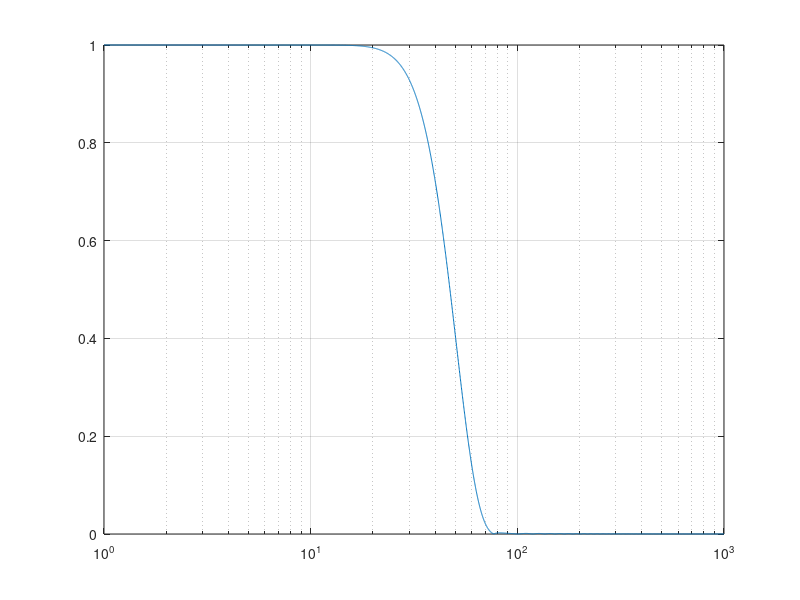

Write the MATLAB code that produced this figure.
clear all;
close all;
clc;

h=1/45000;
fn=0.5/h;

b=fir1(2699,50/fn);
a=[1 zeros(1,2699)];

f=logspace(0,3,4001)';
H=polyval(b,exp(2*pi*1i*f*h))./polyval(a,exp(2*pi*1i*f*h));
m=abs(H);
p=180*angle(H)/pi;

figure;
semilogx(f,m);
grid;

a=floor(log2(32767/max(b)));

bb=round(2^23*b);

% genereaza coeficientii filtrului si se salveaza
% in fisierul Coef_filt.txt pe care-l introducem in
% algoritm pentru microcontroller in MPLAB X IDE

f=fopen('Coef_filt.txt','w');
for k=1:2700
	fprintf(f,'%5d,',bb(k));
	if mod(k,9)==0
		fprintf(f,'\n\t\t\t\t\t\t');
	end
end
fclose(f); 
